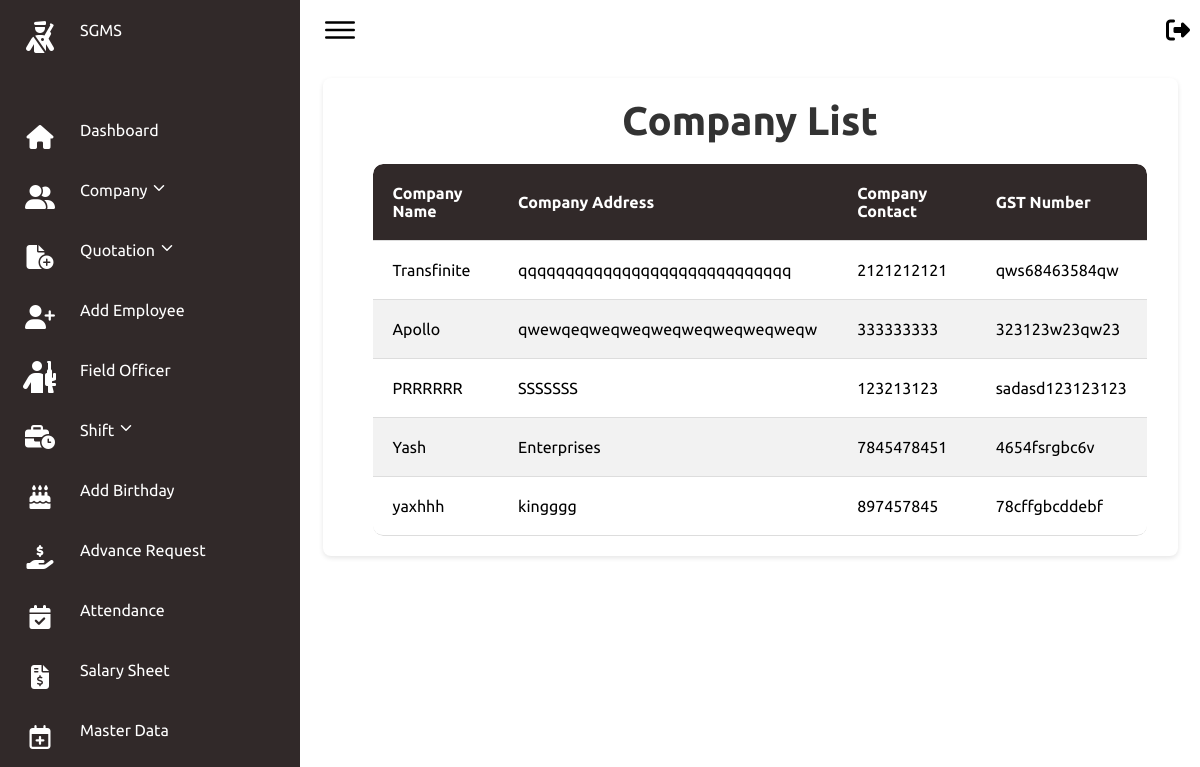
Before: /companyList/ with the older database file.
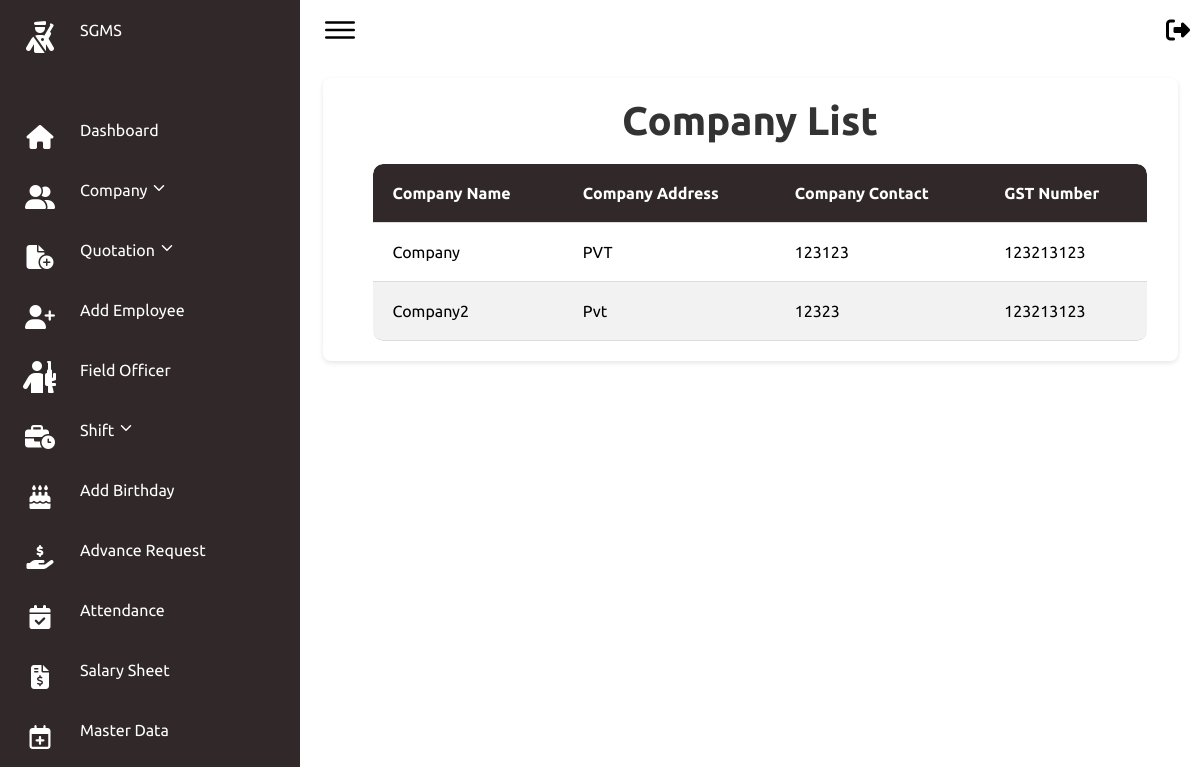
After: the same page with the newer database file.
### secman/models.py (models this page shows, shortened)
class UserProfile(models.Model):
    USER_TYPES = (
        ('hod', 'HOD'),
        ('fo', 'Field Officer'),
        ('company', 'Company'),
    )
    user = models.OneToOneField(User, on_delete=models.CASCADE)
    user_type = models.CharField(max_length=20, choices=USER_TYPES, default='fo')
    contact = models.CharField(max_length=12)
    gst_or_emergency = models.CharField(max_length=20)

### secman/views.py (the view)
# urls.py: path('companyList/',views.companyList,name='companyList'),
def companyList(request):
    companies = UserProfile.objects.filter(user_type='company')
    return render(request, 'admin/companyList.html', {'companies': companies})

### secman/templates/admin/companyList.html (shortened to what this page needs)
{% extends 'admin/basead.html' %}
{% block content %}
<body>
    <div class="card">
        <h1>Company List</h1>
        <table>
            <thead>
                <tr>
                    <th>Company Name</th>
                    <th>Company Address</th>
                    <th>Company Contact</th>
                    <th>GST Number</th>
                </tr>
            </thead>
            <tbody>
                {% for company in companies %}
                <tr>
                    <td>{{ company.user.first_name }} </td>
                    <td>{{ company.user.last_name }}</td>
                    <td>{{ company.contact }}</td>
                    <td>{{ company.gst_or_emergency }}</td>
                </tr>
                {% endfor %}
            </tbody>
        </table>
    </div>
</body>
{% endblock %}

Changed rows visible on the page:
removed UserProfile: user.first_name "Apollo", user.last_name "qwewqeqweqweqweqweqweqweqweqw", contact "333333333", gst_or_emergency "323123w23qw23"
removed UserProfile: user.first_name "PRRRRRR", user.last_name "SSSSSSS", contact "123213123", gst_or_emergency "sadasd123123123"
removed UserProfile: user.first_name "Yash", user.last_name "Enterprises", contact "7845478451", gst_or_emergency "4654fsrgbc6v"
removed UserProfile: user.first_name "yaxhhh", user.last_name "kingggg", contact "897457845", gst_or_emergency "78cffgbcddebf"
added UserProfile: user.first_name "Company", user.last_name "PVT", contact "123123", gst_or_emergency "123213123"
changed UserProfile: user.first_name "Transfinite" → "Company2"; user.last_name "qqqqqqqqqqqqqqqqqqqqqqqqqqqqq" → "Pvt"; contact "2121212121" → "12323"; gst_or_emergency "qws68463584qw" → "123213123"
